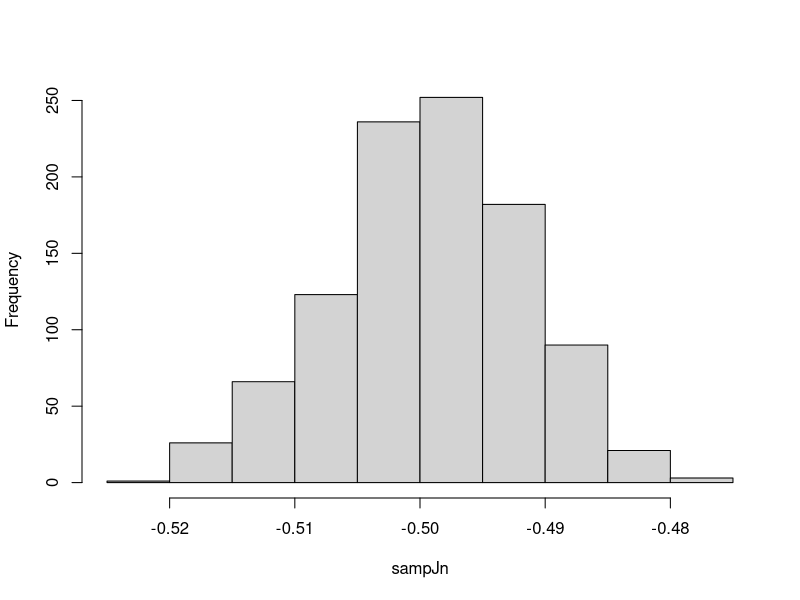
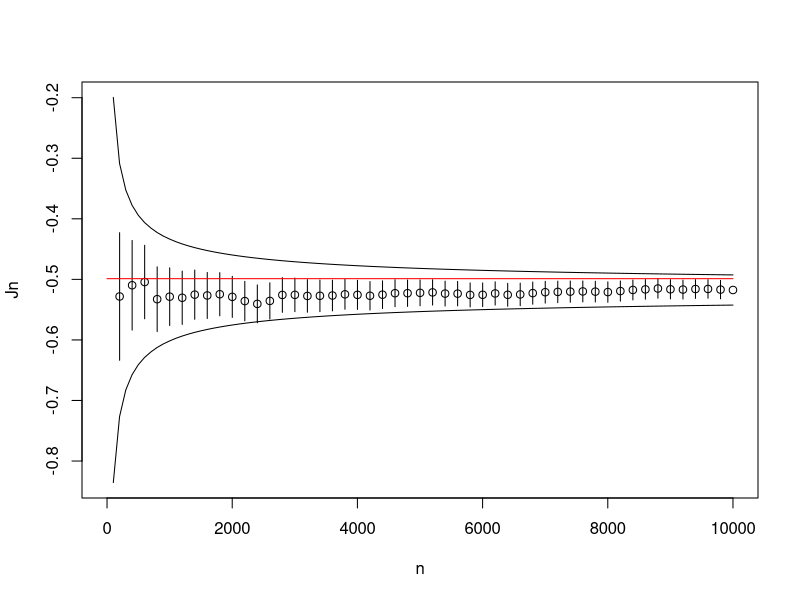

Generate these figures, in order, with R: (Note: this script raises an error after producing the figures.)
## ---- chunk 1
func <- function(x){
  ifelse(x > 0 & x < 1, sin(x - 3.1415 / 3), 0)
}

n <- 10000
## ---- chunk 2
J <- integrate(func, lower = 0, upper = 1)$value
J
## ---- chunk 3
trapezInt <- function(func, step, lower = 0, upper = 1) {
  backValue <- func(lower)
  valueInt <- 0
  
  for (x in seq(lower + step, upper, step)){
    valueInt <- valueInt + (backValue + func(x)) / 2 * step
    backValue <- func(x)
  }
  
  valueInt
}

step <- 0.001
trapezInt(func, 0.001, 0, 1)
## ---- chunk 4
monteCarloInt <- function(func, prob, samp, dimension = 1){
  sum <- 0
  num <- length(samp)
  list.arg <- list()
  
  for (i in 1:dimension){
    list.arg[[i]] <- samp[seq(i, num, dimension)] 
  }
  
  mean(do.call(func, list.arg) / do.call(prob, list.arg))
}

monteCarloInt(func, dnorm, rnorm(n), 1)
## ---- chunk 5
rJn <- function(n, func, prob, gen_samp, dimension = 1) {
  replicate(n, monteCarloInt(func, prob, gen_samp(), dimension))
}

N <- 1000
sampJn <- rJn(N, func, function(x) dnorm(x), function() rnorm(n), 1)
hist(sampJn, xlab = "sampJn", main = "")
## ---- chunk 6
confidInterMonteCarlo <- function(func, prob, samp, dimension = 1, gamma = 0.95) {
  Jn <- monteCarloInt(func, prob, samp, dimension)
  num <- length(samp)
  list.arg <- list()
  
  for (i in 1:dimension){
    list.arg[[i]] <- samp[seq(i, num, dimension)] 
  }
  
  v <- sqrt(mean((do.call(func, list.arg) / do.call(prob, list.arg)) ** 2) - Jn ** 2)
  c(Jn - v * qnorm((gamma + 1) / 2) / sqrt(num / dimension), Jn, Jn + v * qnorm((gamma + 1) / 2) / sqrt(num / dimension))
}

confInter <- confidInterMonteCarlo(func, function(x) dnorm(x), rnorm(n), 1)
confInter
## ---- chunk 7
countIn <- 0

for (i in 1:N){
  confInter <- confidInterMonteCarlo(func, function(x) dnorm(x), rnorm(n), 1)
  if (J > confInter[1] & J < confInter[3]){
    countIn <- countIn + 1
  }
}

countIn / N
## ---- chunk 8
funcConfidInterMonteCarlo <- function(func, prob, samp, dimension = 1, gamma = 0.95) {
  Jn <- monteCarloInt(func, prob, samp, dimension)
  num <- length(samp)
  list.arg <- list()
  
  for (i in 1:dimension){
    list.arg[[i]] <- samp[seq(i, num, dimension)] 
  }
  
  num <- num / dimension
  v <- sqrt(mean((do.call(func, list.arg) / do.call(prob, list.arg)) ** 2) - Jn ** 2)
  c(function(t) Jn - v * sqrt(num) * (0.1 + 3.15 * sqrt(t)) / floor(num * t),
    function(t) Jn + v * sqrt(num) * (0.1 + 3.15 * sqrt(t)) / floor(num * t))
}

samp <- rnorm(n)
Jn <- monteCarloInt(func, function(x) dnorm(x), samp, 1)
funcCondInter <- funcConfidInterMonteCarlo(func, function(x) dnorm(x), samp, 1)

plot(n, Jn, xlim = c(0, n), ylim = c(funcCondInter[[1]](0.01), funcCondInter[[2]](0.01)))
lines(x = n * seq(0.01, 1, 0.01), y = funcCondInter[[1]](seq(0.01, 1, 0.01)))
lines(x = n * seq(0.01, 1, 0.01), y = funcCondInter[[2]](seq(0.01, 1, 0.01)))

subJn <- c()

for (i in seq(1, n, n / 50)) {
  subJn <- confidInterMonteCarlo(func, function(x) dnorm(x), samp[1:i], 1)
  lines(x = rep(i, 3), subJn, type = 'l')
  points(x = i, subJn[2])
}
lines(x = c(0, n), y = c(J, J), col = "red")
## ---- chunk 9
numJnInInter <- N
for (i in 1:N) {
  samp <- rnorm(n)
  
  for (t in seq(0.01, 1, 0.01)) {
    Jnt <- monteCarloInt(func, function(x) dnorm(x), samp[1:(n * t)], 1)
    if (funcCondInter[[1]](t) > Jnt | funcCondInter[[2]](t) < Jnt) {
      numJnInInter <- numJnInInter - 1
      break
    }
  }
}

numJnInInter / N
## ---- chunk 10
var22 <- function(x, y, z, a = 0, b = 1, c = 1, p = 1){
  ifelse(x > 0 & y > a & y < b * x & z > 0 & z < c * x, 4 / pi * x ** (-2) * exp(-p * x ** 2 - y ** 2 - z ** 2), 0)
}
## ---- chunk 11
J.var22 <- 0.8952096
J.var22
## ---- chunk 12
integrate_cubes_v <- function(func, xlim = c(0, 1), ylim = c(0, 1), zlim = c(0, 1), epsilon = 1e-2){
  grid <- expand.grid(seq(xlim[1] + epsilon / 2, xlim[2], epsilon), seq(ylim[1] + epsilon / 2, ylim[2], epsilon), seq(zlim[1] + epsilon / 2, zlim[2], epsilon))
  sum(func(grid[, 1], grid[, 2], grid[, 3])) * (epsilon ** 3)
}

integrate_cubes <- function(func, xlim = c(0, 1), ylim = c(0, 1), zlim = c(0, 1), epsilon = 1e-2){
  sum <- 0
  
  for (x in seq(xlim[1], xlim[2], epsilon)){
    for (y in seq(ylim[1], ylim[2], epsilon)){
      for (z in seq(zlim[1], zlim[2], epsilon)){
        sum <- sum + func(x + epsilon / 2, y + epsilon / 2, z + epsilon / 2)
      } 
    } 
  }
  
  sum * (epsilon ** 3)
}

integrate_cubes(var22, c(0, 3), c(0, 3), c(0, 3), 0.03)
integrate_cubes_v(var22, c(0, 3), c(0, 3), c(0, 3), 0.01)
## ---- chunk 13
n <- 100000
monteCarloInt(var22, function(x, y, z) 1 / (3 ** 3), runif(3 * n, 0, 3), 3)
## ---- chunk 14
confidInterMonteCarlo(var22, function(x, y, z) 1 / (3 ** 3), runif(3 * n, 0, 3), 3)
## ---- chunk 15
var22modified <- function(t, u, v, a = 0, b = 1, c = 1, p = 1){
  x <- log(1 / (1 - t))
  y <- u * (b * log(1 / (1 - t)) - a) + a
  z <- v * c * log(1 / (1 - t))
  
  ifelse(t > 0 & t < 1 & u > 0 & u < 1 & v > 0 & v < 1, 4 / pi * x ** (-2) * exp(-p * x ** 2 - y ** 2 - z ** 2) * exp(x) * c * x * (b * x - a), 0)
}
## ---- chunk 16
monteCarloInt(var22modified, function(x, y, z) 1, runif(3 * n, 0, 1), 3)
## ---- chunk 17
confidInterMonteCarlo(var22modified, function(x, y, z) 1, runif(3 * n, 0, 1), 3)
## ---- chunk 18
sampJn <- rJn(N, var22modified, function(x, y, z) 1, function() runif(3 * n, 0, 1), 3)
hist(sampJn, xlab = "sampJn", main = "")
## ---- chunk 19
countIn <- 0

for (i in 1:N){
  confInter <- confidInterMonteCarlo(var22modified, function(x, y, z) 1, runif(3 * n, 0, 1), 3)
  if (J.var22 > confInter[1] & J.var22 < confInter[3]){
    countIn <- countIn + 1
  }
}

countIn / N
## ---- chunk 20
samp <- runif(3 * n, 0, 1)
Jn <- monteCarloInt(var22modified, function(x, y, z) 1, samp, 3)
funcCondInter <- funcConfidInterMonteCarlo(var22modified, function(x, y, z) 1, samp, 3)

plot(n, Jn, xlim = c(0, n), ylim = c(funcCondInter[[1]](0.01), funcCondInter[[2]](0.01)))
lines(x = n * seq(0.01, 1, 0.01), y = funcCondInter[[1]](seq(0.01, 1, 0.01)))
lines(x = n * seq(0.01, 1, 0.01), y = funcCondInter[[2]](seq(0.01, 1, 0.01)))

subJn <- c()

for (i in seq(1, n, n / 50)) {
  subJn <- confidInterMonteCarlo(var22modified, function(x, y, z) 1, samp[1:(3 * i)], 3)
  lines(x = rep(i, 3), subJn, type = 'l')
  points(x = i, subJn[2])
}
lines(x = c(0, n), y = c(J.var22, J.var22), col = "red")
